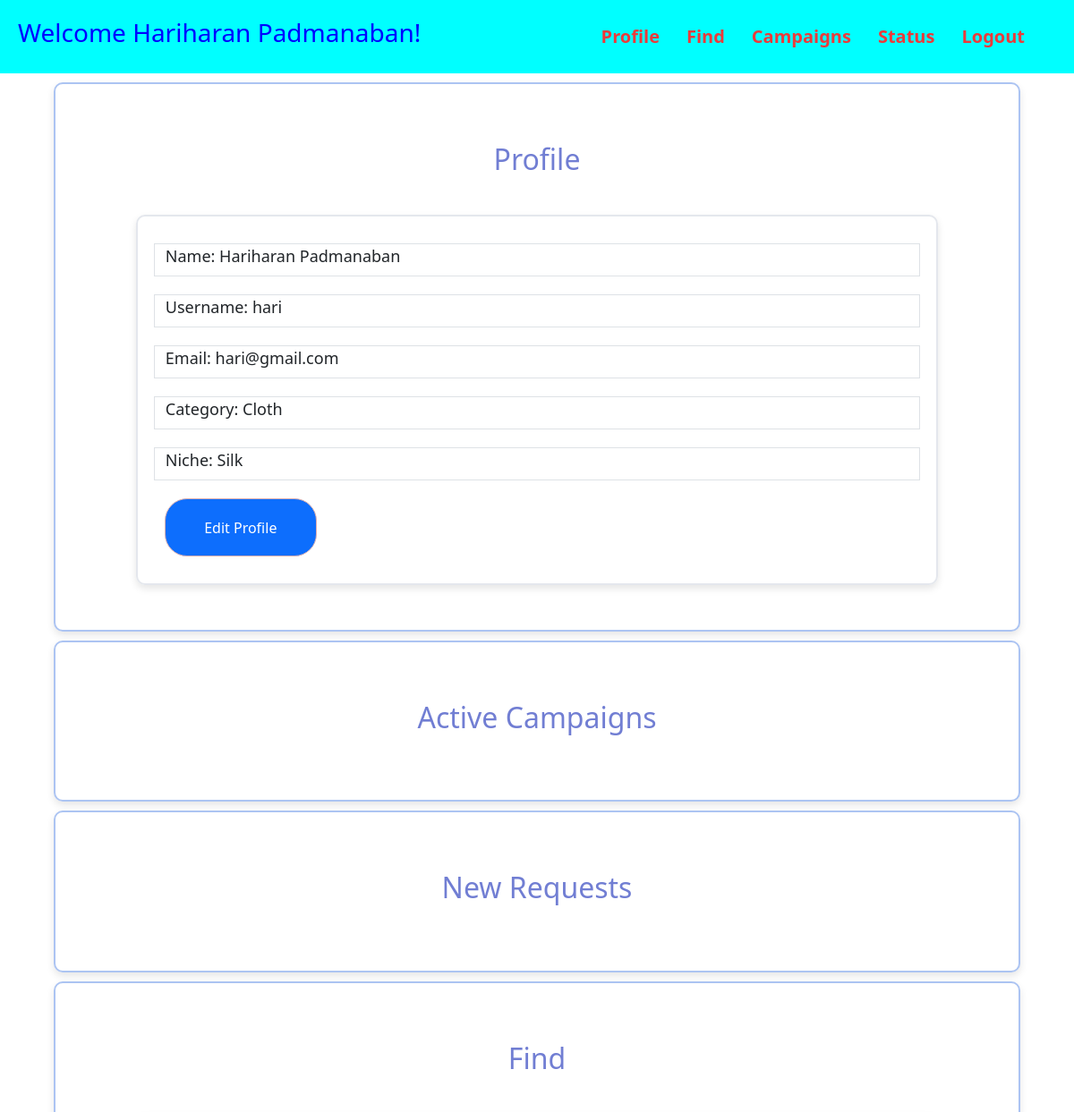
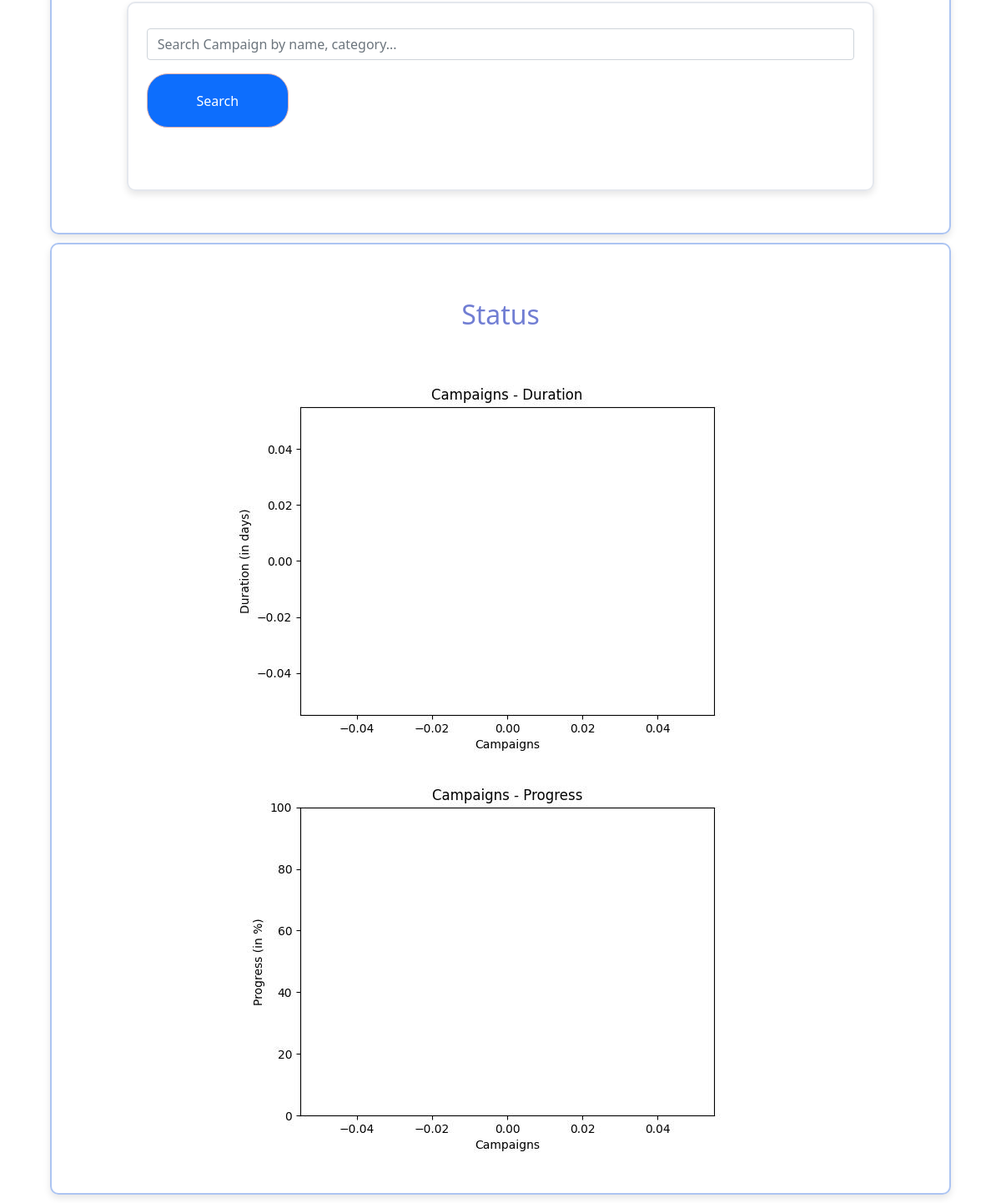
Screenshot of /influencer_dashboard/2 (signed in) with the database file from the repository (2 pictures, top to bottom).
### application/models.py (models this page shows)
class Influencers(db.Model):
    __tablename__= 'influencer'
    id = db.Column(db.Integer, primary_key=True, autoincrement=True, nullable = False, unique = True)
    fname = db.Column(db.String, nullable = False)
    lname = db.Column(db.String, nullable = False)
    city = db.Column(db.String, nullable = False)
    username = db.Column(db.String, nullable = False, unique = True)
    category  = db.Column(db.String, nullable = False)
    niche  = db.Column(db.String, nullable = False)
    email = db.Column(db.String, nullable = False)
    password = db.Column(db.String, nullable = False)
    flag = db.Column(db.Integer, nullable = False)
    earnings  = db.Column(db.Float, nullable = False)
    ad_requests = db.relationship("Ad_Request", backref="influencer", cascade="all, delete")

### application/controllers.py (the view, shortened to what this page needs)
@app.route("/influencer_dashboard/<int:iid>",methods=["GET","POST"])
def influencer_dashboard(iid):
    influencer = Influencers.query.filter_by(id = iid).first()
    received_ad_requests = Ad_Request.query.join(Ad_Request.campaigns).filter( Ad_Request.influencer_id == iid, Ad_Request.status == "Pending", Campaigns.flag == 0).options(joinedload(Ad_Request.campaigns)).all()
    accepted_ad_requests = Ad_Request.query.join(Ad_Request.campaigns).filter(Ad_Request.influencer_id == iid,Ad_Request.status == "Accepted",Campaigns.flag == 0).options(joinedload(Ad_Request.campaigns)).all()
    currentdate = datetime.now()
    accepted_dict ={}
    days_dict ={}
    imagepaths = []
    figure, axes2 = plt.subplots()
    axes2.bar(days_dict.keys(), days_dict.values())
    imagename = f'influencer{iid}_campaigns_days.jpg'
    imagepath = os.path.join('static', 'images', imagename)
    plt.title(f'Campaigns - Duration')
    plt.xlabel("Campaigns")
    plt.ylabel("Duration (in days)")
    plt.savefig(imagepath)
    imagepaths.append(imagepath)
    figure, axes = plt.subplots()
    axes.set_ylim(0,100)
    axes.bar(accepted_dict.keys(), accepted_dict.values())
    imagename = f'influencer{iid}_campaigns.jpg'
    imagepath = os.path.join('static', 'images', imagename)
    plt.title(f'Campaigns - Progress')
    plt.xlabel("Campaigns")
    plt.ylabel("Progress (in %)")
    plt.savefig(imagepath)
    imagepaths.append(imagepath)
    db.session.commit()
    return render_template("influencer_dashboard.html",d=influencer,aad = accepted_ad_requests,status=imagepaths, ad = received_ad_requests)

### templates/influencer_dashboard.html (shortened to what this page needs)
<!DOCTYPE html>
<html lang="en">
    <head>
        <link href="https://cdn.jsdelivr.net/npm/bootstrap@5.1.0/dist/css/bootstrap.min.css" rel="stylesheet">
        <link rel="stylesheet" type="text/css" href="{{ url_for('static', filename='css/dashboard.css') }}"/>
    </head>
    <body>
        <header>
            <div class="Pic">
                <h3>Welcome {{d.fname}} {{d.lname}}!</h3>
            </div>
            <nav>
                <ul>
                    <li><a href="#profile" id="Profile">Profile</a></li>
                    <li><a href="#find" id="Find">Find</a></li>
                    <li><a href="#campaigns" id="Campaigns">Campaigns</a></li>
                    <li><a href="#status" id="Status">Status</a></li>
                    <li><a href="/users" id="logout">Logout</a></li>
                </ul>
            </nav>
        </header>
        {% if d.flag ==0 %}
            <div class="container2" id="profile">
                <h2 class="c-top">Profile</h2>
                <div class = "details">
                        <div class="row border">
                            <label for="name" class="form-label">Name: {{d.fname}} {{d.lname}}</label>
                        </div>
                        <div class="row border">
                            <label for="username" class="form-label">Username: {{d.username}}</label>
                        </div>
                        <div class="row border">
                            <label for="email" class="form-label">Email: {{d.email}}</label>
                        </div>
                        <div class="row border">
                            <label for="category" class="form-label">Category: {{d.category}}</label>
                        </div>
                        <div class="row border">
                            <label for="niche" class="form-label">Niche: {{d.niche}}</label>
                        </div>
                        <a class="btn btn-primary" role="button" id="edit-profile">Edit Profile</a>
                </div>
            </div>
            <div class="container2" id="campaigns">
                <h2>Active Campaigns</h2>
            </div>
            <div class="container2">
                <h2>New Requests</h2>
            </div>
            <div class="container2" id="find">
                <h2 class="c-top">Find</h2>
                <div class="campaigns">
                    <form class="row g-3" method="post" action="/search_campaign/{{d.id}}">
                        <input type="text" class="form-control"  name="search-campaign" placeholder="Search Campaign by name, category..." required>
                        <button type="submit" class="btn btn-primary" id="rcorner">Search</button>
                    </form><br>
                </div>
            </div>
            <div class="container2" id="status">
                <h2 class="c-top">Status</h2>
                {% if status %}
                    {% for s in status %}
                        <img src="/{{s}}" alt="{{ s }}">
                    {% endfor %}
                {% endif %}
            </div>
        {% else %}
        <div class="campaigns">
            <h1>You have been flagged due to inappropriate actions. Please contact Administrator.</h1>
        </div>
        {% endif %}
    </body>
</html>

### static/css/dashboard.css (style rules this page uses)
h3 { text-align: center; color: blue; }
h2 { text-align: center; color: blue; }
.c-top { margin-top: auto; }
body { background-image: url("/static/images/background.jpg"); background-size: cover; background-repeat: no-repeat; }
header { width: 100%; padding: 20px; background-color: aqua; color: #fff; display: flex; justify-content: space-between; align-items: center; animation: fadeIn 2s ease-in-out; }
nav { margin-right: 20px; }
nav ul { list-style: none; padding: 0; margin: 0; display: flex; }
nav ul li { margin: 0 15px; }
h2 { text-align: center; color: rgb(113, 126, 211); padding: 25px; }
nav ul li a { color: #ec3a3a; text-decoration: none; font-size: 20px; font-weight: bold; transition: color 0.3s; }
.details , .showdetails { width: 90%; height: 400px; max-width: 1300px; border: 2px solid rgba(201, 207, 219, 0.5); background-color: rgba(255, 255, 255, 0.8); padding: 30px; margin: 10px auto; box-shadow: 0 4px 8px rgba(0, 0, 0, 0.1); border-radius: 10px; position: relative; align-items: center; height: auto; flex-direction: column; }
.row { margin-bottom: 20px; }
.form-label { font-size: large; }
#New,#Edit, #Cancel,#Cancel2, #edit-profile,#cancelprofile, #showcampaign,#findinfluencer, #rcorner { border-radius: 25px; padding: 20px; width: 170px; height: 65px; border-color: #ddafaf; }
.showcampaigns,.showrequests, .editcampaigns, .showreceivedrequests, .editexistingcampaigns, .showexistingcampaigns, .viewcampaign, .campaigns { width: 90%; height: auto; max-width: 900px; border: 2px solid rgba(201, 207, 219, 0.5); background-color: rgba(255, 255, 255, 0.8); padding: 30px; margin: 10px auto; box-shadow: 0 4px 8px rgba(0, 0, 0, 0.1); border-radius: 10px; position: relative; align-items: center; flex-direction: column; }
.container2 { width: 90%; max-width: 1400px; border: 2px solid rgba(90, 138, 229, 0.5); background-color: rgba(255, 255, 255, 0.8); padding: 40px; margin: 10px auto; box-shadow: 0 4px 8px rgba(0, 0, 0, 0.1); border-radius: 10px; position: relative; display: flex;; align-items: center; height: auto; flex-direction: column; }

### rows the page displays
Influencers: fname "Hariharan", lname "Padmanaban", username "hari", email "hari@gmail.com", category "Cloth", niche "Silk", flag 0 (drawn)
